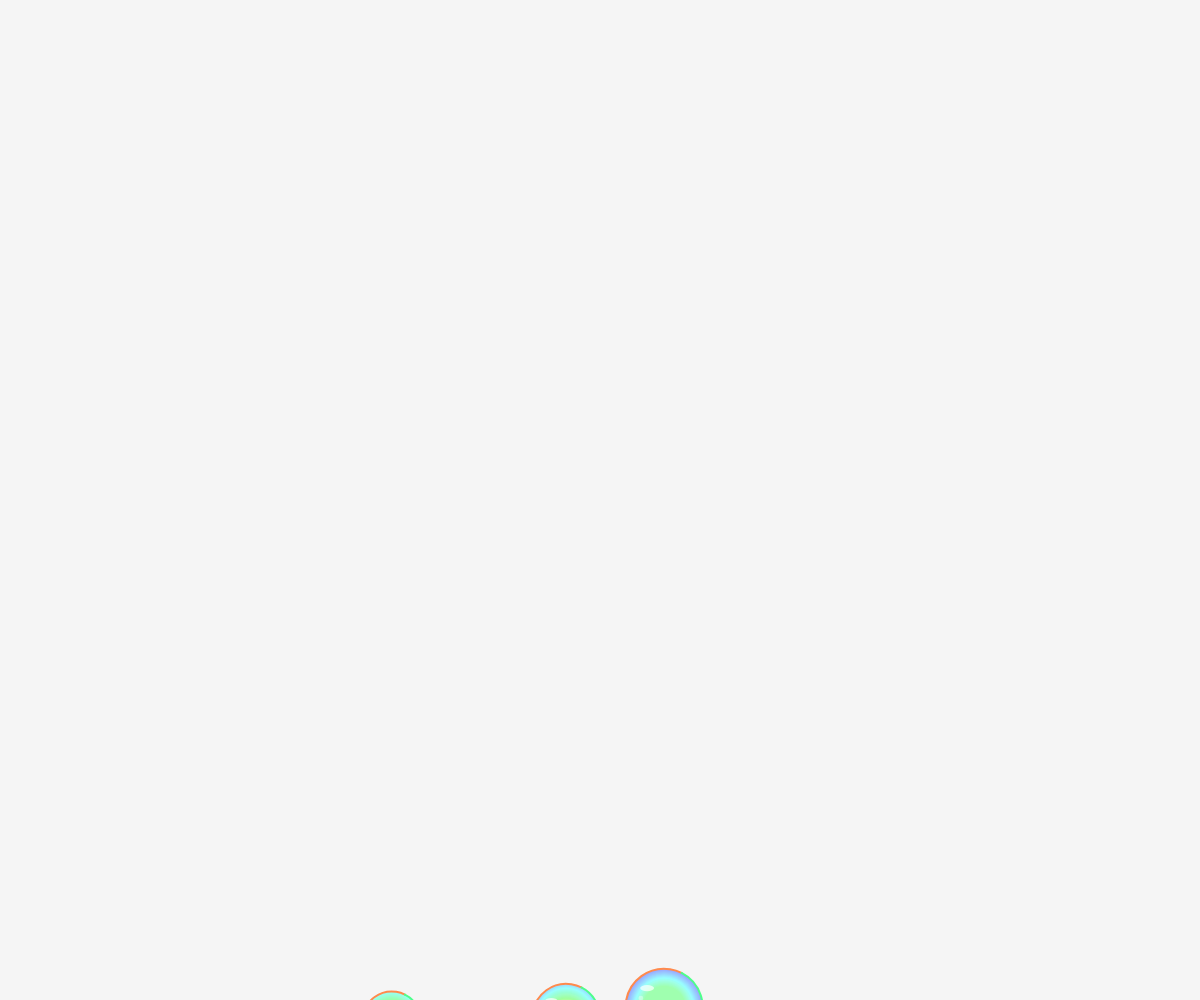
Frame 1 (no input)
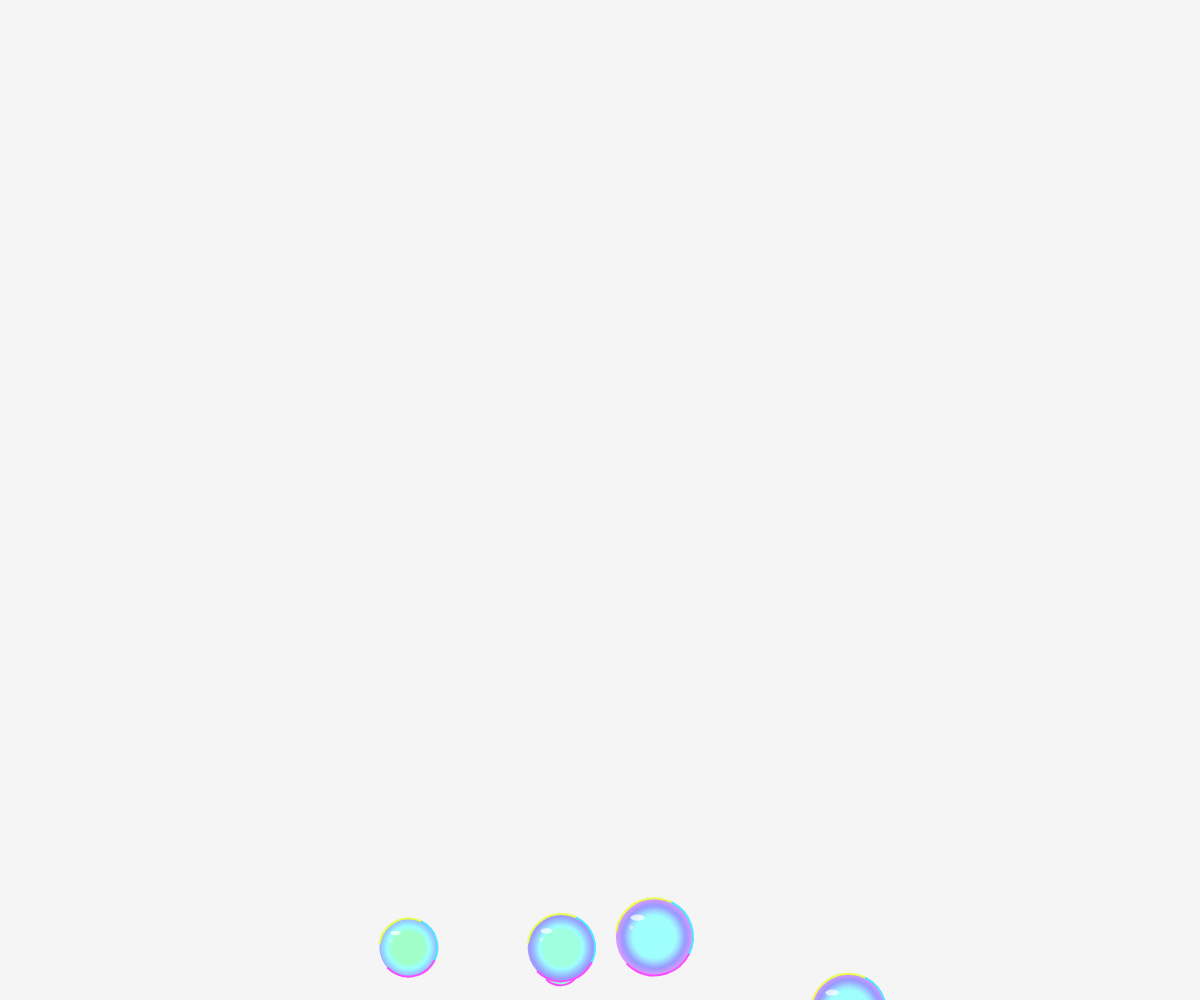
Frame 60 (no input)
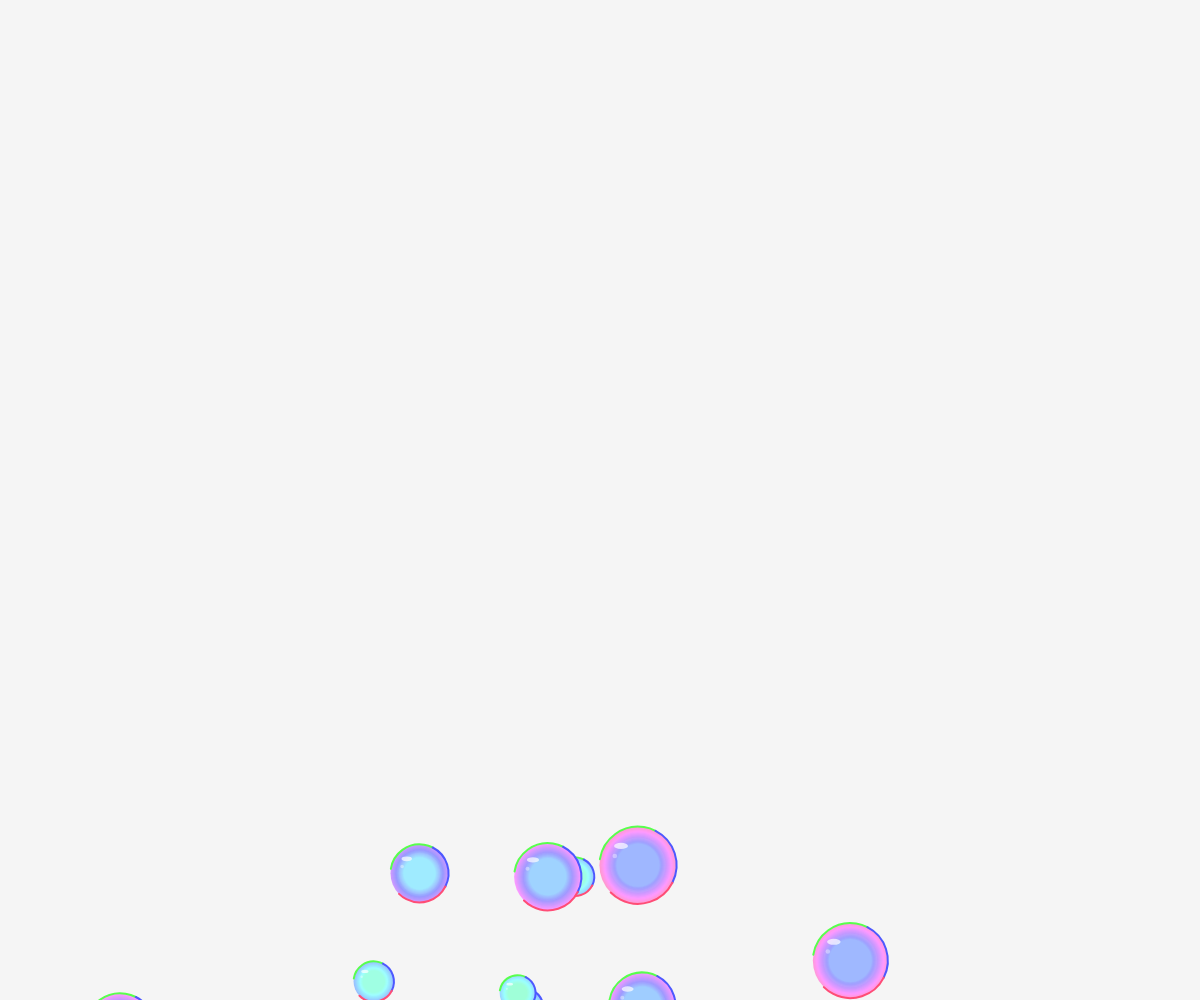
Frame 120 (the mouse pressed at the canvas centre since frame 60)

The p5.js sketch that drew these frames (run headless with seeded random() and noise() and a simulated clock; from frame 60 on, the mouse is pressed at the canvas centre):

// p5.js sketch
// ── sketch.js
let bubbles = [];

function setup() {
  createCanvas(windowWidth, windowHeight);

  for (let i = 0; i < 18; i++) {
    bubbles.push({
      x: random(width),
      y: random(height, height + 300),
      size: random(30, 90),
      speed: random(0.5, 1.5),
      offset: random(1000)
    });
  }
}

function draw() {
  background(245);

  for (let bubble of bubbles) {

    // 向上飘
    bubble.y -= bubble.speed;

    // 左右轻轻漂浮
    bubble.x += sin(frameCount * 0.01 + bubble.offset) * 0.3;

    // 到顶部后重新出现
    if (bubble.y < -bubble.size) {
      bubble.y = height + bubble.size;
      bubble.x = random(width);
    }

    drawBubble(
      bubble.x,
      bubble.y,
      bubble.size
    );
  }
}


function drawBubble(x, y, size) {

  push();

  // 彩色透明外层
  noStroke();

  for (let r = size; r > size * 0.55; r -= 2) {

    let hueValue =
      (r * 3 + frameCount * 0.8) % 360;

    colorMode(HSB);

    fill(
      hueValue,
      40,
      100,
      8
    );

    circle(x, y, r);
  }

  colorMode(RGB);

  // 透明的中心
  fill(255, 255, 255, 15);
  circle(x, y, size * 0.72);

  // 彩虹边缘
  noFill();
  strokeWeight(2);

  colorMode(HSB);

  stroke(
    (frameCount * 0.8 + 20) % 360,
    70,
    100,
    120
  );
  arc(
    x,
    y,
    size,
    size,
    PI * 1.05,
    PI * 1.65
  );

  stroke(
    (frameCount * 0.8 + 140) % 360,
    70,
    100,
    120
  );
  arc(
    x,
    y,
    size,
    size,
    PI * 1.65,
    PI * 2.15
  );

  stroke(
    (frameCount * 0.8 + 250) % 360,
    70,
    100,
    120
  );
  arc(
    x,
    y,
    size,
    size,
    PI * 0.15,
    PI * 0.75
  );

  colorMode(RGB);

  // 左上角的高光
  noStroke();
  fill(255, 255, 255, 180);
  ellipse(
    x - size * 0.22,
    y - size * 0.25,
    size * 0.18,
    size * 0.08
  );

  // 小一点的高光
  fill(255, 255, 255, 100);
  circle(
    x - size * 0.30,
    y - size * 0.12,
    size * 0.06
  );

  pop();
}
